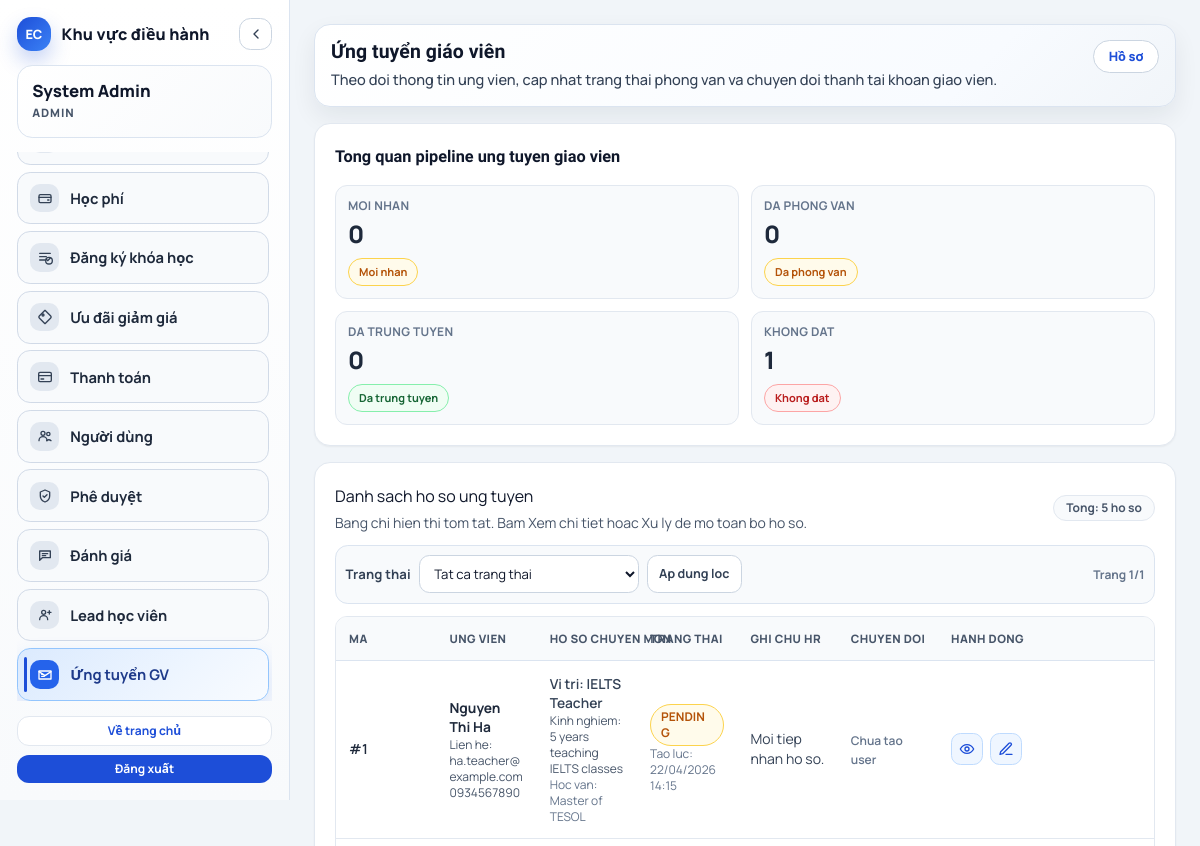
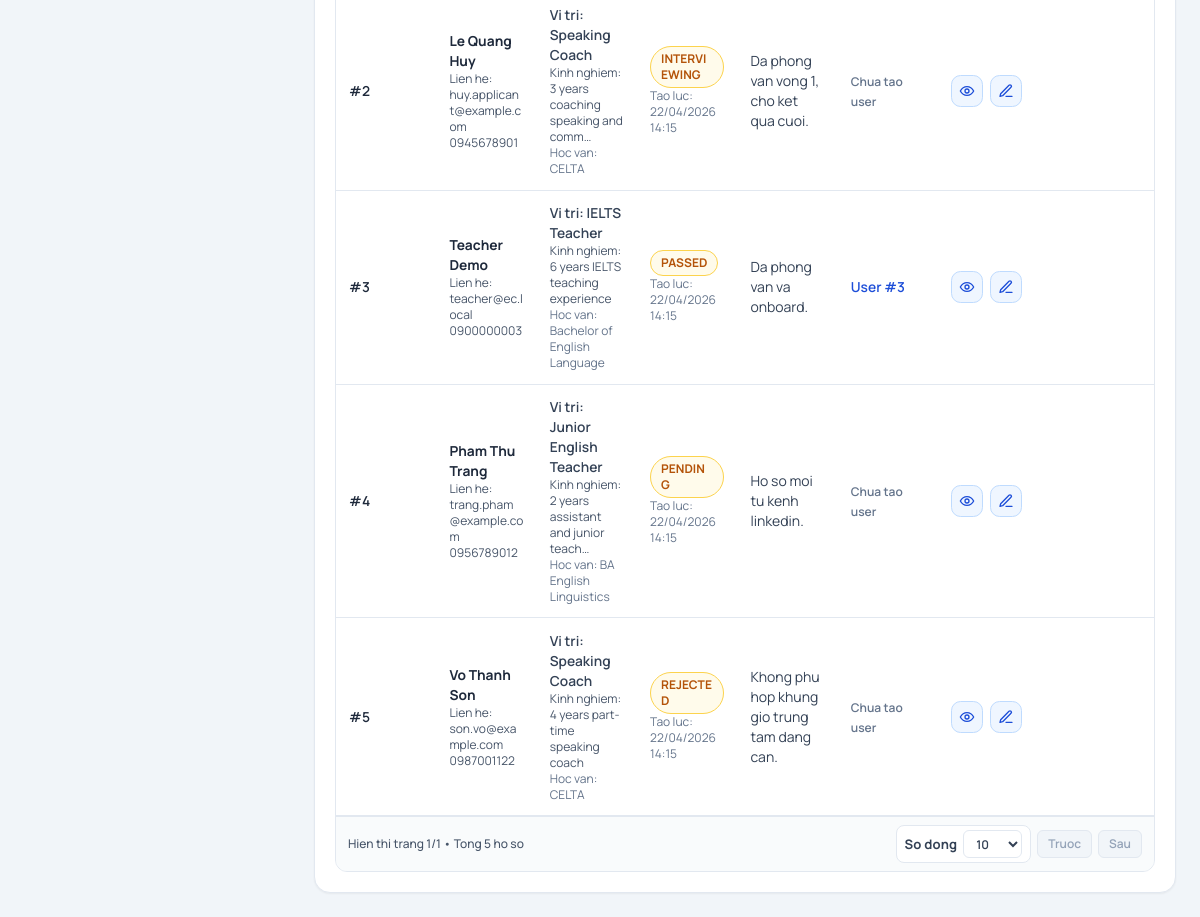
The page /?page=job-applications-manage (signed in) on the database its author committed (2 pictures, top to bottom).
### tables this page shows
CREATE TABLE job_applications (
    id BIGINT UNSIGNED AUTO_INCREMENT PRIMARY KEY,
    full_name VARCHAR(255) NOT NULL,
    email VARCHAR(150) DEFAULT NULL,
    phone VARCHAR(20) DEFAULT NULL,
    address TEXT DEFAULT NULL,
    position_applied VARCHAR(255) DEFAULT NULL,
    work_mode VARCHAR(50) DEFAULT NULL,
    highest_degree VARCHAR(255) DEFAULT NULL,
    experience_years INT DEFAULT NULL,
    education_detail TEXT DEFAULT NULL,
    work_history TEXT DEFAULT NULL,
    skills_set TEXT DEFAULT NULL,
    bio_summary TEXT DEFAULT NULL,
    start_date DATE DEFAULT NULL,
    salary_expectation VARCHAR(100) DEFAULT NULL,
    cv_file_url VARCHAR(500) DEFAULT NULL,
    status ENUM('PENDING','INTERVIEWING','PASSED','REJECTED') NOT NULL DEFAULT 'PENDING',
    hr_note TEXT DEFAULT NULL,
    converted_user_id BIGINT UNSIGNED DEFAULT NULL,
    converted_at TIMESTAMP NULL DEFAULT NULL,
    created_at TIMESTAMP NOT NULL DEFAULT CURRENT_TIMESTAMP,
    CONSTRAINT fk_job_applications_user FOREIGN KEY (converted_user_id) REFERENCES users(id),
    KEY idx_job_applications_converted_user (converted_user_id),
    UNIQUE KEY ux_job_applications_email (email)
);

### public_html/pages/manage-job-applications/index.php (the view, shortened to what the rows shown need)
<?php
if (!function_exists('job_application_status_badge_class')) {
    function job_application_status_badge_class(string $status): string
    {
        return match ($status) {
            'new' => 'is-pending',
            'interviewed' => 'is-upcoming',
            'official' => 'is-approved',
            'rejected' => 'is-rejected',
            default => 'is-pending',
        };
    }
}
if (!function_exists('job_application_value_or_dash')) {
    function job_application_value_or_dash(mixed $value): string
    {
        $normalized = trim((string) $value);
        return $normalized === '' ? '—' : $normalized;
    }
}
if (!function_exists('job_application_short_text')) {
    function job_application_short_text(mixed $value, int $limit = 120): string
    {
        $text = trim((string) $value);
        $length = function_exists('mb_strlen') ? mb_strlen($text) : strlen($text);
        if ($length <= $limit) {
            return $text;
        }
        $snippet = function_exists('mb_substr')
            ? mb_substr($text, 0, $limit - 1)
            : substr($text, 0, $limit - 1);
        return rtrim($snippet) . '…';
    }
}
if (!function_exists('job_application_format_datetime')) {
    function job_application_format_datetime(?string $value): string
    {
        $raw = trim((string) $value);
        try {
            $dt = new DateTimeImmutable($raw);
            return $dt->format('d/m/Y H:i');
        } catch (Throwable) {
            return $raw;
        }
    }
}
$adminModel = new AdminModel();
$statusOptions = [
    'new' => 'Moi nhan',
    'interviewed' => 'Da phong van',
    'official' => 'Da trung tuyen',
    'rejected' => 'Khong dat',
];
$statusFilter = strtolower(trim((string) ($_GET['application_status'] ?? '')));
if (!isset($statusOptions[$statusFilter])) {
    $statusFilter = '';
}
$applicationPage = max(1, (int) ($_GET['application_page'] ?? 1));
$applicationPerPage = ui_pagination_resolve_per_page('application_per_page', 10);
$applicationTotal = $adminModel->countJobApplications($statusFilter === '' ? null : $statusFilter);
$applications = $adminModel->listJobApplicationsPage(
    $applicationPage,
    $applicationPerPage,
    $statusFilter === '' ? null : $statusFilter
);
?>
<div class="grid gap-4">
    <article class="rounded-2xl border border-slate-200 bg-white p-5 shadow-sm">
        <div class="overflow-x-auto rounded-xl border border-slate-200 bg-white">
            <table class="min-w-full border-collapse text-sm" data-enable-row-detail="1" data-disable-global-filter="1">
                <thead>
                    <tr>
                        <th>Ma</th>
                        <th>Ung vien</th>
                        <th>Ho so chuyen mon</th>
                        <th>Trang thai</th>
                        <th>Ghi chu HR</th>
                        <th>Chuyen doi</th>
                        <th>Hanh dong</th>
                    </tr>
                </thead>
                <tbody>
                    <?php if (empty($applications)): ?>
                        <tr>
                            <td colspan="7">
                                <div class="rounded-xl border border-dashed border-slate-300 bg-slate-50 p-6 text-center text-sm text-slate-500">Chua co ho so ung tuyen nao.</div>
                            </td>
                        </tr>
                    <?php else: ?>
                        <?php foreach ($applications as $application): ?>
                            <?php
                                $statusValue = (string) ($application['status'] ?? 'new');
                                $statusLabel = (string) ($statusOptions[$statusValue] ?? $statusValue);
                            ?>
                            <tr>
                                <td class="font-semibold">#<?= (int) $application['id']; ?></td>
                                <td>
                                    <div class="font-bold text-slate-800"><?= e(job_application_value_or_dash($application['full_name'] ?? '')); ?></div>
                                    <div class="text-xs text-slate-600">Lien he: <?= e(job_application_short_text(trim((string) (($application['email'] ?? '') . ' ' . ($application['phone'] ?? ''))), 50)); ?></div>
                                </td>
                                <td>
                                    <div class="font-semibold text-slate-700">Vi tri: <?= e(job_application_short_text($application['position_applied'] ?? '', 40)); ?></div>
                                    <div class="text-xs text-slate-600">Kinh nghiem: <?= e(job_application_short_text($application['work_history'] ?? '', 35)); ?></div>
                                    <div class="text-xs text-slate-500">Hoc van: <?= e(job_application_short_text($application['education_detail'] ?? '', 35)); ?></div>
                                </td>
                                <td>
                                    <span class="inline-flex items-center rounded-full border px-2.5 py-1 text-xs font-bold <?= e(job_application_status_badge_class($statusValue)); ?>"><?= e($statusLabel); ?></span>
                                    <div class="text-xs text-slate-500">Tao luc: <?= e(job_application_format_datetime((string) ($application['created_at'] ?? ''))); ?></div>
                                </td>
                                <td>
                                    <div class="text-sm text-slate-700" data-full-value="<?= e((string) ($application['hr_note'] ?? '')); ?>"><?= e(job_application_short_text($application['hr_note'] ?? '', 80)); ?></div>
                                </td>
                                <td>
                                    <?php if ((int) ($application['converted_user_id'] ?? 0) > 0): ?>
                                        <a class="font-semibold text-blue-700 hover:underline" href="<?= e(page_url('users-admin', ['edit' => (int) $application['converted_user_id']])); ?>">User #<?= (int) $application['converted_user_id']; ?></a>
                                    <?php else: ?>
                                        <span class="text-xs font-semibold text-slate-500">Chua tao user</span>
                                    <?php endif; ?>
                                </td>
                                <td>
                                    <div class="inline-flex flex-wrap items-center gap-2">
                                        <button
                                            type="button"
                                            class="admin-row-detail-button admin-action-icon-btn"
                                            data-action-kind="detail"
                                            data-admin-row-detail="1"
                                            data-detail-url="<?= e(page_url('job-applications-manage', ['edit' => (int) $application['id'], 'application_page' => $applicationPage, 'application_per_page' => $applicationPerPage, 'application_status' => $statusFilter])); ?>"
                                            data-skip-action-icon="1"
                                            title="Xem chi tiet"
                                            aria-label="Xem chi tiet"
                                        >
                                            <span class="admin-action-icon-glyph" aria-hidden="true">
                                                <svg viewBox="0 0 24 24"><circle cx="12" cy="12" r="3"></circle><path d="M2 12s3.5-6.5 10-6.5S22 12 22 12s-3.5 6.5-10 6.5S2 12 2 12z"></path></svg>
                                            </span>
                                        </button>
                                        <a
                                            href="<?= e(page_url('job-applications-manage', ['edit' => (int) $application['id'], 'application_page' => $applicationPage, 'application_per_page' => $applicationPerPage, 'application_status' => $statusFilter])); ?>"
                                            class="admin-action-icon-btn"
                                            data-action-kind="edit"
                                            data-skip-action-icon="1"
                                            title="Xu ly"
                                            aria-label="Xu ly"
                                        >
                                            <span class="admin-action-icon-glyph" aria-hidden="true">
                                                <svg viewBox="0 0 24 24"><path d="M12 20h9"></path><path d="M16.5 3.5a2.1 2.1 0 0 1 3 3L7 19l-4 1 1-4Z"></path></svg>
                                            </span>
                                        </a>
                                    </div>
                                </td>
                            </tr>
                        <?php endforeach; ?>
                    <?php endif; ?>
                </tbody>
            </table>
        </div>
    </article>
</div>

### rows shown on the page
job_applications: id "1", full_name "Nguyen Thi Ha", email+phone "ha.teacher@example.com 0934567890", position_applied "IELTS Teacher", work_history "5 years teaching IELTS classes", education_detail "Master of TESOL", status "PENDING", created_at "22/04/2026 14:15", hr_note "Moi tiep nhan ho so.", shows "Chua tao user"
job_applications: id "2", full_name "Le Quang Huy", email+phone "huy.applicant@example.com 0945678901", position_applied "Speaking Coach", work_history "3 years coaching speaking and comm…", education_detail "CELTA", status "INTERVIEWING", created_at "22/04/2026 14:15", hr_note "Da phong van vong 1, cho ket qua cuoi.", shows "Chua tao user"
job_applications: id "3", full_name "Teacher Demo", email+phone "teacher@ec.local 0900000003", position_applied "IELTS Teacher", work_history "6 years IELTS teaching experience", education_detail "Bachelor of English Language", status "PASSED", created_at "22/04/2026 14:15", hr_note "Da phong van va onboard.", converted_user "3"
job_applications: id "4", full_name "Pham Thu Trang", email+phone "trang.pham@example.com 0956789012", position_applied "Junior English Teacher", work_history "2 years assistant and junior teach…", education_detail "BA English Linguistics", status "PENDING", created_at "22/04/2026 14:15", hr_note "Ho so moi tu kenh linkedin.", shows "Chua tao user"
job_applications: id "5", full_name "Vo Thanh Son", email+phone "son.vo@example.com 0987001122", position_applied "Speaking Coach", work_history "4 years part-time speaking coach", education_detail "CELTA", status "REJECTED", created_at "22/04/2026 14:15", hr_note "Khong phu hop khung gio trung tam dang can.", shows "Chua tao user"

### other values the page prints
$adminUser['full_name'] "System Admin"
$adminUser['role'] "ADMIN"
$displayAdminTitle "Ứng tuyển giáo viên"
$displayAdminDescription "Theo doi thong tin ung vien, cap nhat trang thai phong van va chuyen doi thanh tai khoan giao vien."
$summary['label'] "MOI NHAN"
$summary['count'] "0"
$summary['label'] "Moi nhan"
$summary['label'] "DA PHONG VAN"
$summary['label'] "Da phong van"
$summary['label'] "DA TRUNG TUYEN"
$summary['label'] "Da trung tuyen"
$summary['label'] "KHONG DAT"
$summary['count'] "1"
$summary['label'] "Khong dat"
$applicationTotal "5"
